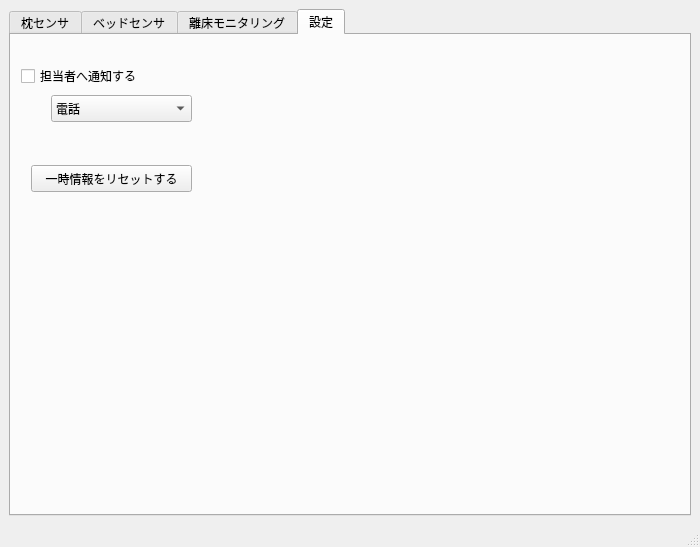
<?xml version="1.0" encoding="UTF-8"?>
<ui version="4.0">
 <class>MainWindow</class>
 <widget class="QMainWindow" name="MainWindow">
  <property name="geometry">
   <rect>
    <x>0</x>
    <y>0</y>
    <width>700</width>
    <height>547</height>
   </rect>
  </property>
  <property name="windowTitle">
   <string>ベッドモニタリングツール</string>
  </property>
  <widget class="QWidget" name="centralwidget">
   <property name="minimumSize">
    <size>
     <width>700</width>
     <height>500</height>
    </size>
   </property>
   <layout class="QVBoxLayout" name="verticalLayout_2">
    <item>
     <layout class="QHBoxLayout" name="horizontalLayout_3">
      <item>
       <widget class="QTabWidget" name="tabWidget">
        <property name="currentIndex">
         <number>3</number>
        </property>
        <widget class="QWidget" name="tabPillowSensor">
         <attribute name="title">
          <string>枕センサ</string>
         </attribute>
         <layout class="QHBoxLayout" name="horizontalLayout_2">
          <item>
           <layout class="QVBoxLayout" name="verticalLayout_3">
            <item>
             <widget class="PlotWidget" name="graphicsView_acc_x"/>
            </item>
            <item>
             <widget class="PlotWidget" name="graphicsView_acc_y"/>
            </item>
            <item>
             <widget class="PlotWidget" name="graphicsView_acc_z"/>
            </item>
           </layout>
          </item>
         </layout>
        </widget>
        <widget class="QWidget" name="tabBedSensor">
         <attribute name="title">
          <string>ベッドセンサ</string>
         </attribute>
         <layout class="QVBoxLayout" name="verticalLayout">
          <item>
           <layout class="QHBoxLayout" name="horizontalLayout">
            <item>
             <layout class="QVBoxLayout" name="verticalLayout_5">
              <item>
               <widget class="PlotWidget" name="graphicsView_ch1"/>
              </item>
              <item>
               <widget class="PlotWidget" name="graphicsView_ch2"/>
              </item>
              <item>
               <widget class="PlotWidget" name="graphicsView_ch3"/>
              </item>
             </layout>
            </item>
            <item>
             <layout class="QVBoxLayout" name="verticalLayout_4">
              <item>
               <widget class="PlotWidget" name="graphicsView_ch4"/>
              </item>
              <item>
               <widget class="PlotWidget" name="graphicsView_ch5"/>
              </item>
              <item>
               <spacer name="verticalSpacer">
                <property name="orientation">
                 <enum>Qt::Vertical</enum>
                </property>
                <property name="sizeHint" stdset="0">
                 <size>
                  <width>20</width>
                  <height>40</height>
                 </size>
                </property>
               </spacer>
              </item>
             </layout>
            </item>
           </layout>
          </item>
         </layout>
        </widget>
        <widget class="QWidget" name="tabStatus">
         <attribute name="title">
          <string>離床モニタリング</string>
         </attribute>
         <layout class="QVBoxLayout" name="verticalLayout_6">
          <item>
           <widget class="QTextEdit" name="textEdit_status"/>
          </item>
          <item>
           <widget class="QTextEdit" name="textEdit_log"/>
          </item>
         </layout>
        </widget>
        <widget class="QWidget" name="tabSetting">
         <attribute name="title">
          <string>設定</string>
         </attribute>
         <widget class="QCheckBox" name="checkBox_message">
          <property name="geometry">
           <rect>
            <x>10</x>
            <y>30</y>
            <width>191</width>
            <height>22</height>
           </rect>
          </property>
          <property name="accessibleName">
           <string/>
          </property>
          <property name="text">
           <string>担当者へ通知する</string>
          </property>
         </widget>
         <widget class="QPushButton" name="pushButton_reset">
          <property name="geometry">
           <rect>
            <x>20</x>
            <y>130</y>
            <width>161</width>
            <height>27</height>
           </rect>
          </property>
          <property name="text">
           <string>一時情報をリセットする</string>
          </property>
         </widget>
         <widget class="QComboBox" name="comboBox_message">
          <property name="geometry">
           <rect>
            <x>40</x>
            <y>60</y>
            <width>141</width>
            <height>27</height>
           </rect>
          </property>
          <item>
           <property name="text">
            <string>電話</string>
           </property>
          </item>
          <item>
           <property name="text">
            <string>SMS</string>
           </property>
          </item>
          <item>
           <property name="text">
            <string>Eメール</string>
           </property>
          </item>
         </widget>
        </widget>
       </widget>
      </item>
     </layout>
    </item>
   </layout>
  </widget>
  <widget class="QMenuBar" name="menubar">
   <property name="geometry">
    <rect>
     <x>0</x>
     <y>0</y>
     <width>700</width>
     <height>25</height>
    </rect>
   </property>
  </widget>
  <widget class="QStatusBar" name="statusbar"/>
 </widget>
 <customwidgets>
  <customwidget>
   <class>PlotWidget</class>
   <extends>QGraphicsView</extends>
   <header>pyqtgraph</header>
  </customwidget>
 </customwidgets>
 <resources/>
 <connections/>
</ui>
